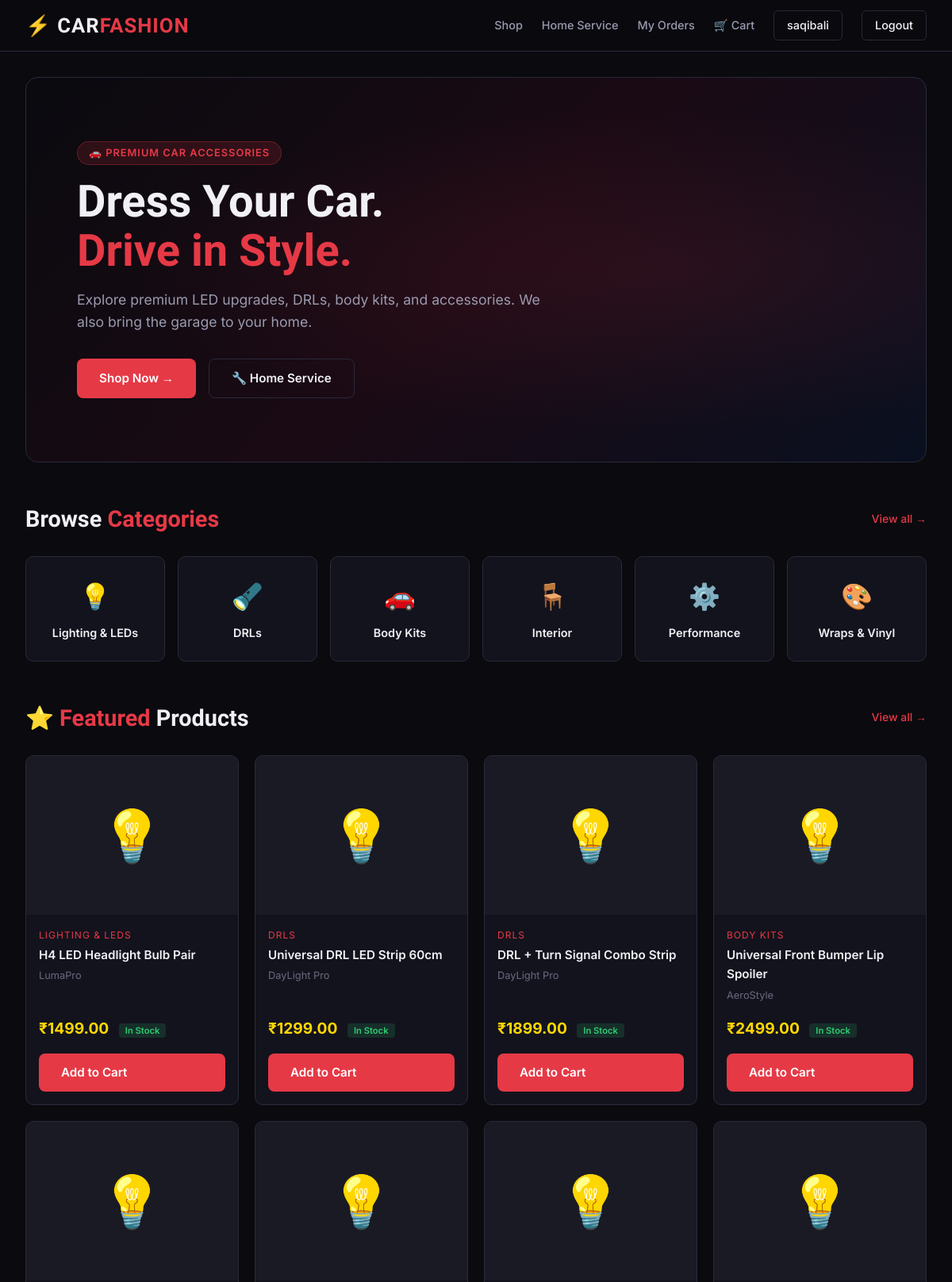
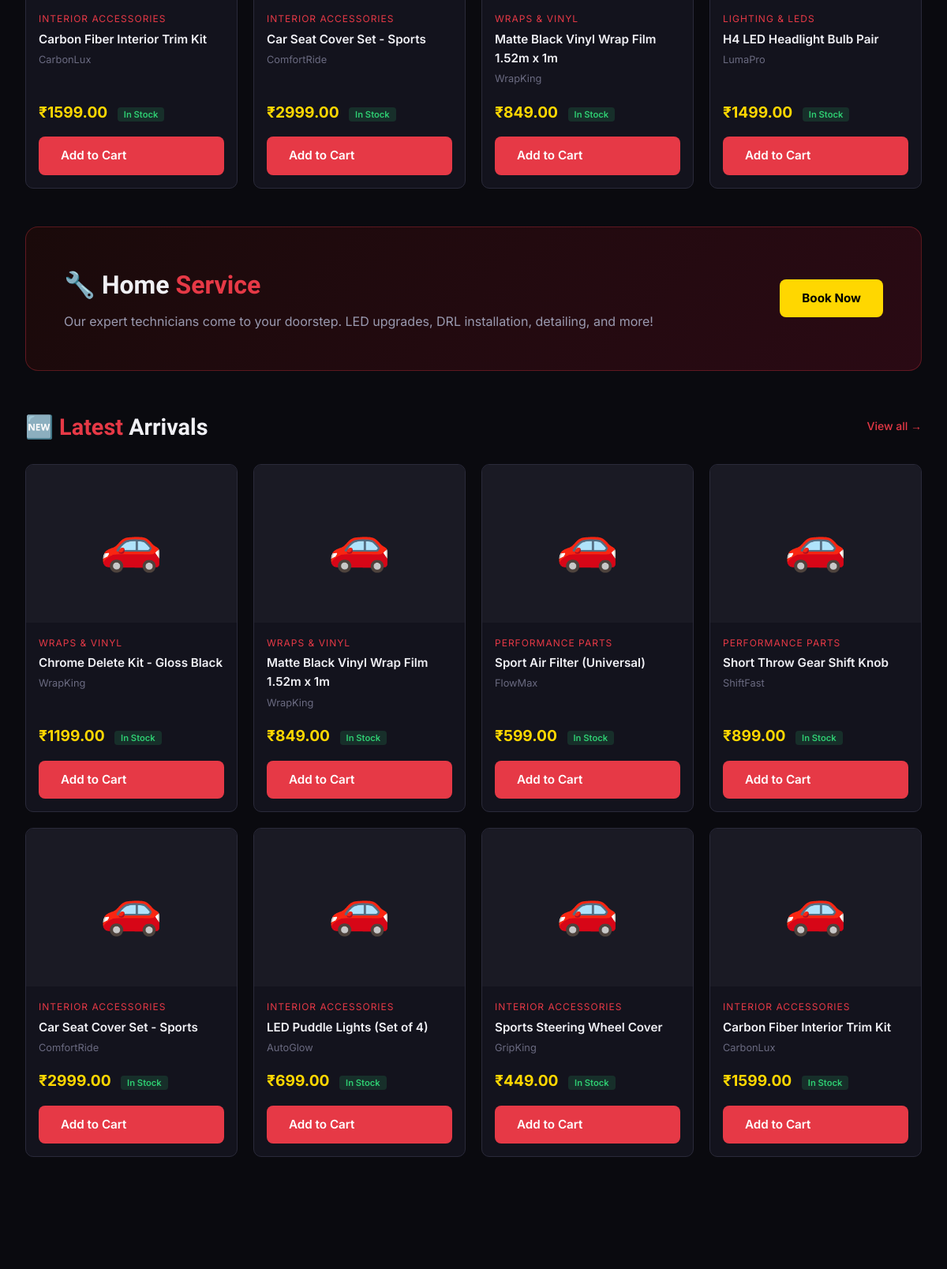
The page / (signed in, upper part) on the database its author committed (2 pictures, top to bottom).
### store/models.py (models this page shows, shortened)
class Product(models.Model):
    category = models.ForeignKey(Category, on_delete=models.CASCADE, related_name='products')
    name = models.CharField(max_length=200)
    slug = models.SlugField(unique=True)
    description = models.TextField()
    price = models.DecimalField(max_digits=10, decimal_places=2)
    stock = models.PositiveIntegerField(default=0)
    image = models.ImageField(upload_to='products/', blank=True, null=True)
    brand = models.CharField(max_length=100, blank=True)
    is_available = models.BooleanField(default=True)
    is_featured = models.BooleanField(default=False)
    created_at = models.DateTimeField(auto_now_add=True)
    updated_at = models.DateTimeField(auto_now=True)
    @property
    def in_stock(self):
        return self.stock > 0

class Category(models.Model):
    name = models.CharField(max_length=100)
    slug = models.SlugField(unique=True)
    description = models.TextField(blank=True)
    image = models.ImageField(upload_to='categories/', blank=True, null=True)
    class Meta:
        verbose_name_plural = 'Categories'

### store/views.py (the view)
# urls.py: path('', views.home, name='home'),
def home(request):
    featured_products = Product.objects.filter(is_featured=True, is_available=True)[:8]
    categories = Category.objects.all()[:6]
    latest_products = Product.objects.filter(is_available=True).order_by('-created_at')[:8]
    context = {
        'featured_products': featured_products,
        'categories': categories,
        'latest_products': latest_products,
    }
    return render(request, 'store/home.html', context)

### store/context_processors.py (called while the page is built)
def cart_count(request):
    count = 0
    if request.user.is_authenticated:
        try:
            cart = Cart.objects.get(user=request.user)
            count = cart.item_count
        except Cart.DoesNotExist:
            pass
    return {'cart_count': count}

### store/templates/store/home.html (shortened to what this page needs)
{% extends 'base.html' %}
{% block content %}
<div class="hero">
  <div class="hero-content">
    <span class="hero-badge">🚗 Premium Car Accessories</span>
    <h1>Dress Your Car.<br><span>Drive in Style.</span></h1>
    <p>Explore premium LED upgrades, DRLs, body kits, and accessories. We also bring the garage to your home.</p>
    <div class="hero-actions">
      <a href="{% url 'product_list' %}" class="btn btn-red">Shop Now →</a>
      <a href="{% url 'home_service' %}" class="btn btn-ghost">🔧 Home Service</a>
    </div>
  </div>
</div>
{% if categories %}
<div class="section-header">
  <h2 class="section-title">Browse <span>Categories</span></h2>
  <a href="{% url 'product_list' %}" class="view-all">View all →</a>
</div>
<div class="categories-grid">
  <a href="{% url 'product_list' %}?category=lighting" class="category-card">
    <div class="category-icon">💡</div>
    <div class="category-name">Lighting & LEDs</div>
  </a>
  <a href="{% url 'product_list' %}?category=drls" class="category-card">
    <div class="category-icon">🔦</div>
    <div class="category-name">DRLs</div>
  </a>
  <a href="{% url 'product_list' %}?category=body-kits" class="category-card">
    <div class="category-icon">🚗</div>
    <div class="category-name">Body Kits</div>
  </a>
  <a href="{% url 'product_list' %}?category=interior" class="category-card">
    <div class="category-icon">🪑</div>
    <div class="category-name">Interior</div>
  </a>
  <a href="{% url 'product_list' %}?category=performance" class="category-card">
    <div class="category-icon">⚙️</div>
    <div class="category-name">Performance</div>
  </a>
  <a href="{% url 'product_list' %}?category=wraps" class="category-card">
    <div class="category-icon">🎨</div>
    <div class="category-name">Wraps & Vinyl</div>
  </a>
</div>
{% endif %}
{% if featured_products %}
<div class="section-header">
  <h2 class="section-title">⭐ <span>Featured</span> Products</h2>
  <a href="{% url 'product_list' %}" class="view-all">View all →</a>
</div>
<div class="product-grid">
  {% for product in featured_products %}
  <div class="product-card">
    <a href="{% url 'product_detail' product.slug %}">
      <div class="product-img">
        {% if product.image %}<img src="{{ product.image.url }}" alt="{{ product.name }}">
        {% else %}💡{% endif %}
      </div>
    </a>
    <div class="product-body">
      <div class="product-category">{{ product.category.name }}</div>
      <a href="{% url 'product_detail' product.slug %}">
        <div class="product-name">{{ product.name }}</div>
      </a>
      {% if product.brand %}<div class="product-brand">{{ product.brand }}</div>{% endif %}
      <div style="margin-top: auto; padding-top: 8px;">
        <span class="product-price">₹{{ product.price }}</span>
        {% if product.in_stock %}
          <span class="product-stock-badge in-stock">In Stock</span>
        {% else %}
          <span class="product-stock-badge out-of-stock">Out of Stock</span>
        {% endif %}
      </div>
    </div>
    <div class="product-footer">
      {% if product.in_stock %}
        <a href="{% url 'add_to_cart' product.id %}" class="btn btn-red btn-add">Add to Cart</a>
      {% else %}
        <button class="btn btn-ghost btn-add" disabled style="opacity:0.5;">Out of Stock</button>
      {% endif %}
    </div>
  </div>
  {% endfor %}
</div>
{% endif %}
<div class="service-banner">
  <div>
    <h2>🔧 Home <span>Service</span></h2>
    <p>Our expert technicians come to your doorstep. LED upgrades, DRL installation, detailing, and more!</p>
  </div>
  <a href="{% url 'home_service' %}" class="btn btn-gold">Book Now</a>
</div>
{% if latest_products %}
<div class="section-header">
  <h2 class="section-title">🆕 <span>Latest</span> Arrivals</h2>
  <a href="{% url 'product_list' %}" class="view-all">View all →</a>
</div>
<div class="product-grid">
  {% for product in latest_products %}
  <div class="product-card">
    <a href="{% url 'product_detail' product.slug %}">
      <div class="product-img">
        {% if product.image %}<img src="{{ product.image.url }}" alt="{{ product.name }}">
        {% else %}🚗{% endif %}
      </div>
    </a>
    <div class="product-body">
      <div class="product-category">{{ product.category.name }}</div>
      <a href="{% url 'product_detail' product.slug %}">
        <div class="product-name">{{ product.name }}</div>
      </a>
      {% if product.brand %}<div class="product-brand">{{ product.brand }}</div>{% endif %}
      <div style="margin-top: auto; padding-top: 8px;">
        <span class="product-price">₹{{ product.price }}</span>
        {% if product.in_stock %}
          <span class="product-stock-badge in-stock">In Stock</span>
        {% else %}
          <span class="product-stock-badge out-of-stock">Out of Stock</span>
        {% endif %}
      </div>
    </div>
    <div class="product-footer">
      {% if product.in_stock %}
        <a href="{% url 'add_to_cart' product.id %}" class="btn btn-red btn-add">Add to Cart</a>
      {% else %}
        <button class="btn btn-ghost btn-add" disabled style="opacity:0.5;">Out of Stock</button>
      {% endif %}
    </div>
  </div>
  {% endfor %}
</div>
{% endif %}
{% endblock %}

### templates/base.html (shortened to what this page needs)
<!DOCTYPE html>
<html lang="en">
<head>
  {% load static %}
  <link rel="stylesheet" href="{% static 'store/css/main.css' %}">
</head>
<body>
<nav class="navbar">
  <div class="nav-container">
    <a href="{% url 'home' %}" class="nav-brand">
      <span class="brand-icon">⚡</span> CAR<span class="brand-accent">FASHION</span>
    </a>
    <div class="nav-links">
      <a href="{% url 'product_list' %}">Shop</a>
      <a href="{% url 'home_service' %}">Home Service</a>
      {% if user.is_authenticated %}
        <a href="{% url 'order_list' %}">My Orders</a>
        <a href="{% url 'cart' %}" class="cart-link">
          🛒 Cart {% if cart_count %}<span class="cart-badge">{{ cart_count }}</span>{% endif %}
        </a>
        <a href="{% url 'profile' %}" class="btn-nav">{{ user.first_name|default:user.username }}</a>
        <a href="{% url 'logout' %}" class="btn-nav btn-outline">Logout</a>
      {% else %}
        <a href="{% url 'login' %}" class="btn-nav">Login</a>
        <a href="{% url 'register' %}" class="btn-nav btn-primary">Register</a>
      {% endif %}
    </div>
  </div>
</nav>
<main class="main-content">
  {% block content %}{% endblock %}
</main>
</body>
</html>

### rows shown on the page
Product: category.name "LIGHTING & LEDS", name "H4 LED Headlight Bulb Pair", brand "LumaPro", price "1499.00", stock "In Stock"
Product: category.name "DRLS", name "Universal DRL LED Strip 60cm", brand "DayLight Pro", price "1299.00", stock "In Stock"
Product: category.name "DRLS", name "DRL + Turn Signal Combo Strip", brand "DayLight Pro", price "1899.00", stock "In Stock"
Product: category.name "BODY KITS", name "Universal Front Bumper Lip Spoiler", brand "AeroStyle", price "2499.00", stock "In Stock"
Product: category.name "INTERIOR ACCESSORIES", name "Carbon Fiber Interior Trim Kit", brand "CarbonLux", price "1599.00", stock "In Stock"
Product: category.name "INTERIOR ACCESSORIES", name "Car Seat Cover Set - Sports", brand "ComfortRide", price "2999.00", stock "In Stock"
Product: category.name "WRAPS & VINYL", name "Matte Black Vinyl Wrap Film 1.52m x 1m", brand "WrapKing", price "849.00", stock "In Stock"
Product: category.name "LIGHTING & LEDS", name "H4 LED Headlight Bulb Pair", brand "LumaPro", price "1499.00", stock "In Stock"
Product: category.name "WRAPS & VINYL", name "Chrome Delete Kit - Gloss Black", brand "WrapKing", price "1199.00", stock "In Stock"
Product: category.name "WRAPS & VINYL", name "Matte Black Vinyl Wrap Film 1.52m x 1m", brand "WrapKing", price "849.00", stock "In Stock"
Product: category.name "PERFORMANCE PARTS", name "Sport Air Filter (Universal)", brand "FlowMax", price "599.00", stock "In Stock"
Product: category.name "PERFORMANCE PARTS", name "Short Throw Gear Shift Knob", brand "ShiftFast", price "899.00", stock "In Stock"
Product: category.name "INTERIOR ACCESSORIES", name "Car Seat Cover Set - Sports", brand "ComfortRide", price "2999.00", stock "In Stock"
Product: category.name "INTERIOR ACCESSORIES", name "LED Puddle Lights (Set of 4)", brand "AutoGlow", price "699.00", stock "In Stock"
Product: category.name "INTERIOR ACCESSORIES", name "Sports Steering Wheel Cover", brand "GripKing", price "449.00", stock "In Stock"
Product: category.name "INTERIOR ACCESSORIES", name "Carbon Fiber Interior Trim Kit", brand "CarbonLux", price "1599.00", stock "In Stock"

### other values the page prints
{{ user.first_name|default:user.username }} "saqibali"
